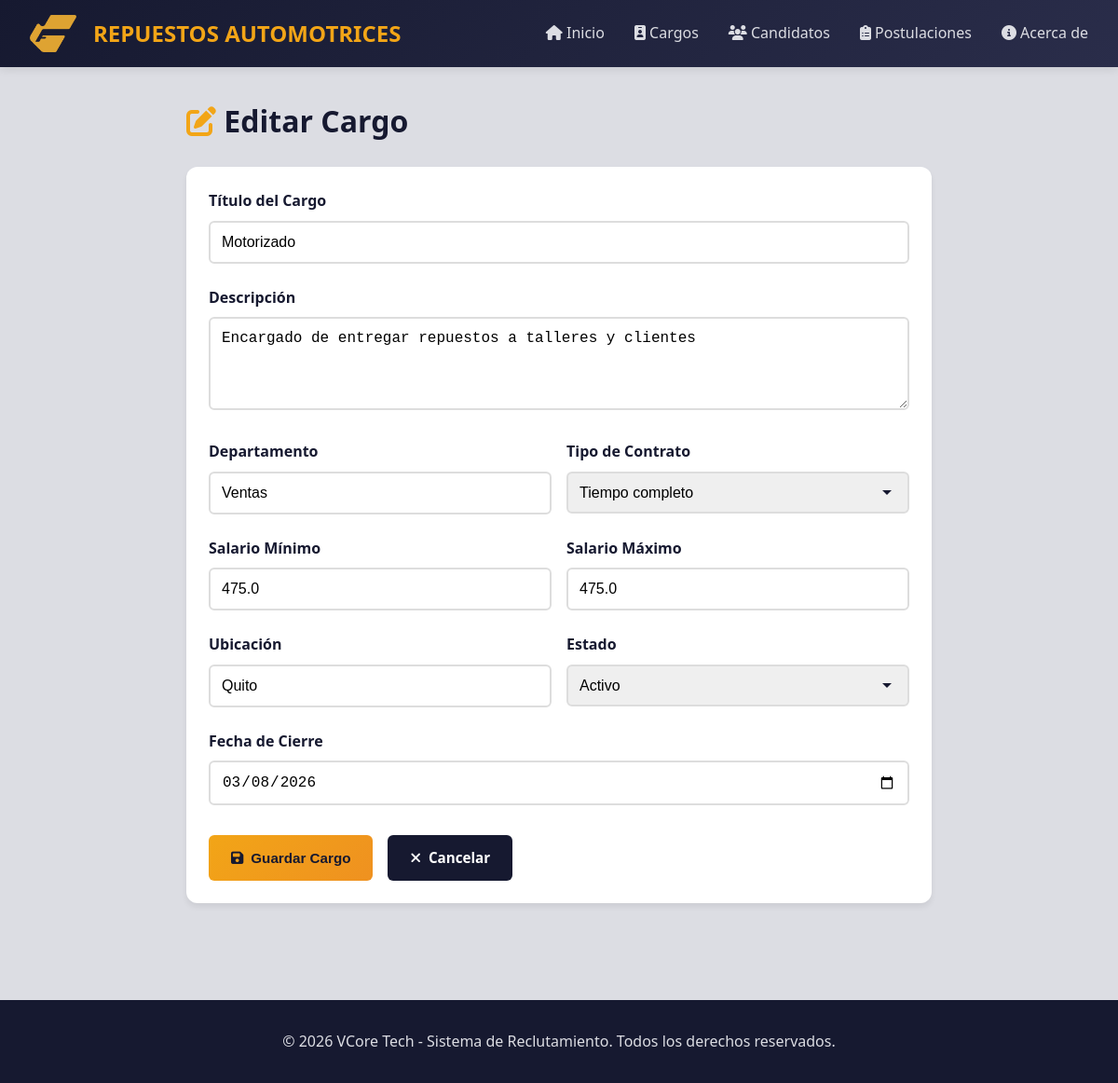
Screenshot of /cargos/1/editar with the database file from the repository.
### tables this page shows
CREATE TABLE cargos (
                    id INTEGER PRIMARY KEY AUTOINCREMENT,
                    titulo TEXT NOT NULL,
                    descripcion TEXT,
                    departamento TEXT NOT NULL,
                    salario_minimo REAL,
                    salario_maximo REAL,
                    tipo_contrato TEXT CHECK(tipo_contrato IN ('Tiempo completo', 'Medio tiempo', 'Freelance', 'Prácticas')),
                    ubicacion TEXT,
                    estado TEXT DEFAULT 'Activo' CHECK(estado IN ('Activo', 'Cerrado', 'Pausado')),
                    fecha_creacion TIMESTAMP DEFAULT CURRENT_TIMESTAMP,
                    fecha_cierre DATE
                );

### app.py (the view, shortened to what this page needs)
@app.route('/cargos/<int:id>/editar', methods=['GET', 'POST'])
def editar_cargo(id):
    cargo = Cargo.get_by_id(id)
    if not cargo:
        flash('Cargo no encontrado', 'error')
        return redirect(url_for('lista_cargos'))
    form = CargoForm(obj=cargo)
    return render_template('cargos/formulario.html', form=form, titulo='Editar Cargo', cargo=cargo)

### app.py (called while the page is built)
@app.before_request
def init_db():
    if not hasattr(app, 'db_initialized'):
        db.init_database()
        app.db_initialized = True

@app.context_processor
def inject_globals():
    return {
        'colors': Config.COLORS,
        'formatear_fecha': formatear_fecha
    }

### database.py (called while the page is built)
    @contextmanager
    def get_connection(self):
        conn = sqlite3.connect(self.db_path)
        conn.row_factory = sqlite3.Row
        try:
            yield conn
            conn.commit()
        except Exception as e:
            conn.rollback()
            raise e
        finally:
            conn.close()

### models.py (called while the page is built)
    @classmethod
    def from_row(cls, row: sqlite3.Row) -> 'Cargo':
        fecha_cierre = row['fecha_cierre']
        if fecha_cierre and isinstance(fecha_cierre, str):
            try:
                fecha_cierre = datetime.strptime(fecha_cierre, '%Y-%m-%d').date()
            except ValueError:
                fecha_cierre = None
        return cls(
            id=row['id'],
            titulo=row['titulo'],
            descripcion=row['descripcion'],
            departamento=row['departamento'],
            salario_minimo=row['salario_minimo'] or 0.0,
            salario_maximo=row['salario_maximo'] or 0.0,
            tipo_contrato=row['tipo_contrato'],
            ubicacion=row['ubicacion'],
            estado=row['estado'],
            fecha_creacion=row['fecha_creacion'],
            fecha_cierre=fecha_cierre
        )

    @classmethod
    def get_by_id(cls, id: int) -> Optional['Cargo']:
        with db.get_connection() as conn:
            cursor = conn.cursor()
            cursor.execute('SELECT * FROM cargos WHERE id = ?', (id,))
            row = cursor.fetchone()
            return cls.from_row(row) if row else None

### templates/cargos/formulario.html (shortened to what this page needs)
{% extends "base.html" %}
{% block content %}
<div class="fade-in" style="max-width: 800px; margin: 0 auto;">
    <h1 style="color: var(--color-dark); margin-bottom: 1.5rem;">
        <i class="fas fa-{{ 'edit' if cargo else 'plus-circle' }}" style="color: var(--color-primary);"></i>
        {{ titulo }}
    </h1>
    <div class="card">
        <form method="POST">
            <div class="form-group">
                {{ form.titulo.label(class="form-label") }}
                {{ form.titulo(class="form-control") }}
            </div>
            <div class="form-group">
                {{ form.descripcion.label(class="form-label") }}
                {{ form.descripcion(class="form-control", rows="4", placeholder="Describe las responsabilidades y requisitos...") }}
            </div>
            <div style="display: grid; grid-template-columns: 1fr 1fr; gap: 1rem;">
                <div class="form-group">
                    {{ form.departamento.label(class="form-label") }}
                    {{ form.departamento(class="form-control") }}
                </div>
                <div class="form-group">
                    {{ form.tipo_contrato.label(class="form-label") }}
                    {{ form.tipo_contrato(class="form-control form-select") }}
                </div>
            </div>
            <div style="display: grid; grid-template-columns: 1fr 1fr; gap: 1rem;">
                <div class="form-group">
                    {{ form.salario_minimo.label(class="form-label") }}
                    {{ form.salario_minimo(class="form-control", placeholder="0.00") }}
                </div>
                <div class="form-group">
                    {{ form.salario_maximo.label(class="form-label") }}
                    {{ form.salario_maximo(class="form-control", placeholder="0.00") }}
                </div>
            </div>
            <div style="display: grid; grid-template-columns: 1fr 1fr; gap: 1rem;">
                <div class="form-group">
                    {{ form.ubicacion.label(class="form-label") }}
                    {{ form.ubicacion(class="form-control", placeholder="Ciudad, País o Remoto") }}
                </div>
                <div class="form-group">
                    {{ form.estado.label(class="form-label") }}
                    {{ form.estado(class="form-control form-select") }}
                </div>
            </div>
            <div class="form-group">
                {{ form.fecha_cierre.label(class="form-label") }}
                {{ form.fecha_cierre(class="form-control") }}
            </div>
            <div style="display: flex; gap: 1rem; margin-top: 2rem;">
                <button type="submit" class="btn btn-primary">
                    <i class="fas fa-save"></i> Guardar Cargo
                </button>
                <a href="{{ url_for('lista_cargos') }}" class="btn btn-secondary">
                    <i class="fas fa-times"></i> Cancelar
                </a>
            </div>
        </form>
    </div>
</div>
{% endblock %}

### static/css/styles.css (style rules this page uses)
:root { --color-primary: #f2a517; --color-secondary: #ef9120; --color-dark: #161930; --color-light: #dcdde3; --color-white: #ffffff; --color-success: #28a745; --color-danger: #dc3545; --color-warning: #ffc107; --color-info: #17a2b8; }
* { margin: 0; padding: 0; box-sizing: border-box; }
body { font-family: 'Segoe UI', Tahoma, Geneva, Verdana, sans-serif; background-color: var(--color-light); color: var(--color-dark); line-height: 1.6; }
.card { background: var(--color-white); border-radius: 12px; box-shadow: 0 4px 6px rgba(0,0,0,0.07); padding: 1.5rem; margin-bottom: 1.5rem; transition: transform 0.2s, box-shadow 0.2s; }
.btn { display: inline-flex; align-items: center; gap: 0.5rem; padding: 0.75rem 1.5rem; border: none; border-radius: 6px; font-weight: 600; cursor: pointer; text-decoration: none; transition: all 0.3s; font-size: 0.95rem; }
.btn-primary { background: linear-gradient(135deg, var(--color-primary) 0%, var(--color-secondary) 100%); color: var(--color-dark); }
.btn-secondary { background-color: var(--color-dark); color: var(--color-white); }
.form-group { margin-bottom: 1.5rem; }
.form-label { display: block; margin-bottom: 0.5rem; font-weight: 600; color: var(--color-dark); }
.form-control { width: 100%; padding: 0.75rem; border: 2px solid #ddd; border-radius: 6px; font-size: 1rem; transition: border-color 0.3s; }
.form-select { appearance: none; background-repeat: no-repeat; background-position: right 1rem center; padding-right: 2.5rem; }
.fade-in { animation: fadeIn 0.5s ease-out; }

### rows the page displays
cargos: titulo "Motorizado", descripcion "Encargado de entregar repuestos a talleres y clientes", departamento "Ventas", tipo_contrato "Tiempo completo", salario_minimo "475.0", salario_maximo "475.0", ubicacion "Quito", estado "Activo", fecha_cierre "03/08/2026"

### other values shown
{{ titulo }} "Editar Cargo"
